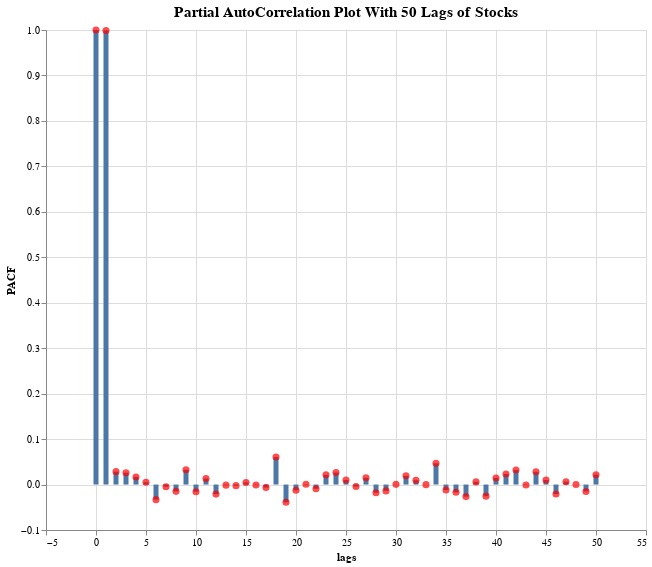

Notebook code for this chart:
### Markdown cell above
# Autocorrelation
Autocorrelation is a mathematical representation of the degree of similarity between a given time series and a lagged version of itself over successive time intervals. It is the same as calculating the correlation between two different time series, except autocorrelation uses the same time series twice: once in its original form and once lagged one or more time periods. source

### Code cell
from statsmodels.tsa.stattools import acf, pacf
# data for partial autocorrelation plot
lags = 50
source = pd.DataFrame({
    'lags': list(range(lags+1)),
    'PACF': pacf(stock["Close"], nlags=lags)
})

# ploting partial autocorrelation plot https://www.statsmodels.org/dev/generated/statsmodels.graphics.tsaplots.plot_pacf.html )
bar = alt.Chart(source).mark_bar().encode(
    x='lags:Q',
    y='PACF:Q',

)
circle = alt.Chart(source).mark_circle(size = 50, color='red').encode(
    x='lags:Q',
    y='PACF:Q',

)
text = bar.mark_text(
    align='left',
    baseline='middle',
    dx=3  # Nudges text to right so it doesn't appear on top of the bar
)  

(bar + circle + text).properties(
    title={"text":['Partial AutoCorrelation Plot With 50 Lags of Stocks'],
                   "fontSize":15,
                   "fontWeight": 'bold',
                   "font":'Courier New',},
    height=500, width=600
)

### Figure 1 — Vega-Lite specification as saved in the notebook (floating-point values rounded to 4 significant figures)
{"config": {"view": {"continuousWidth": 300, "continuousHeight": 300}}, "layer": [{"mark": {"type": "bar"}, "encoding": {"x": {"field": "lags", "type": "quantitative"}, "y": {"field": "PACF", "type": "quantitative"}}}, {"mark": {"type": "circle", "color": "red", "size": 50}, "encoding": {"x": {"field": "lags", "type": "quantitative"}, "y": {"field": "PACF", "type": "quantitative"}}}, {"mark": {"type": "text", "align": "left", "baseline": "middle", "dx": 3}, "encoding": {"x": {"field": "lags", "type": "quantitative"}, "y": {"field": "PACF", "type": "quantitative"}}}], "data": {"name": "data-48b7451a05ad4d7e66634d948abf7ceb"}, "height": 500, "title": {"text": ["Partial AutoCorrelation Plot With 50 Lags of Stocks"], "fontSize": 15, "fontWeight": "bold", "font": "Courier New"}, "width": 600, "$schema": "https://vega.github.io/schema/vega-lite/v5.8.0.json", "datasets": {"data-48b7451a05ad4d7e66634d948abf7ceb": [{"lags": 0, "PACF": 1.0}, {"lags": 1, "PACF": 0.9989}, {"lags": 2, "PACF": 0.02842}, {"lags": 3, "PACF": 0.02611}, {"lags": 4, "PACF": 0.01671}, {"lags": 5, "PACF": 0.004983}, {"lags": 6, "PACF": -0.03323}, {"lags": 7, "PACF": -0.00484}, {"lags": 8, "PACF": -0.01498}, {"lags": 9, "PACF": 0.03245}, {"lags": 10, "PACF": -0.01568}, {"lags": 11, "PACF": 0.01313}, {"lags": 12, "PACF": -0.02103}, {"lags": 13, "PACF": -0.001345}, {"lags": 14, "PACF": -0.002446}, {"lags": 15, "PACF": 0.004655}, {"lags": 16, "PACF": -0.0009235}, {"lags": 17, "PACF": -0.006523}, {"lags": 18, "PACF": 0.06042}, {"lags": 19, "PACF": -0.03901}, {"lags": 20, "PACF": -0.01259}, {"lags": 21, "PACF": 0.000756}, {"lags": 22, "PACF": -0.009096}, {"lags": 23, "PACF": 0.02129}, {"lags": 24, "PACF": 0.02641}, {"lags": 25, "PACF": 0.009906}, {"lags": 26, "PACF": -0.004307}, {"lags": 27, "PACF": 0.01476}, {"lags": 28, "PACF": -0.01788}, {"lags": 29, "PACF": -0.01393}, {"lags": 30, "PACF": 0.0004052}, {"lags": 31, "PACF": 0.01908}, {"lags": 32, "PACF": 0.009495}, {"lags": 33, "PACF": -0.0002302}, {"lags": 34, "PACF": 0.04662}, {"lags": 35, "PACF": -0.01205}, {"lags": 36, "PACF": -0.01711}, {"lags": 37, "PACF": -0.02653}, {"lags": 38, "PACF": 0.005852}, {"lags": 39, "PACF": -0.02555}, {"lags": 40, "PACF": 0.01445}, {"lags": 41, "PACF": 0.02336}, {"lags": 42, "PACF": 0.03199}, {"lags": 43, "PACF": -0.0008774}, {"lags": 44, "PACF": 0.028}, {"lags": 45, "PACF": 0.01}, {"lags": 46, "PACF": -0.02099}, {"lags": 47, "PACF": 0.006198}, {"lags": 48, "PACF": -4.452e-05}, {"lags": 49, "PACF": -0.01525}, {"lags": 50, "PACF": 0.02166}]}}
